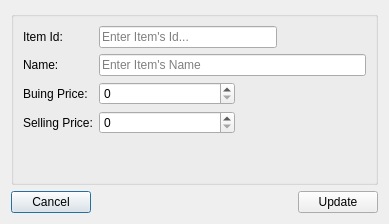
<?xml version="1.0" encoding="UTF-8"?>
<ui version="4.0">
 <class>dlgEdit</class>
 <widget class="QDialog" name="dlgEdit">
  <property name="geometry">
   <rect>
    <x>0</x>
    <y>0</y>
    <width>389</width>
    <height>224</height>
   </rect>
  </property>
  <property name="windowTitle">
   <string>Edit Item</string>
  </property>
  <layout class="QVBoxLayout" name="verticalLayout">
   <item>
    <widget class="QGroupBox" name="formGroupBox">
     <property name="title">
      <string/>
     </property>
     <layout class="QFormLayout" name="formLayout">
      <item row="0" column="0">
       <widget class="QLabel" name="label">
        <property name="text">
         <string>Item Id:</string>
        </property>
       </widget>
      </item>
      <item row="0" column="1">
       <widget class="QLineEdit" name="lineEdit">
        <property name="maximumSize">
         <size>
          <width>178</width>
          <height>16777215</height>
         </size>
        </property>
        <property name="placeholderText">
         <string>Enter Item's Id...</string>
        </property>
       </widget>
      </item>
      <item row="1" column="0">
       <widget class="QLabel" name="label_2">
        <property name="text">
         <string>Name:</string>
        </property>
       </widget>
      </item>
      <item row="1" column="1">
       <widget class="QLineEdit" name="lineEdit_2">
        <property name="placeholderText">
         <string>Enter Item's Name</string>
        </property>
       </widget>
      </item>
      <item row="2" column="0">
       <widget class="QLabel" name="label_3">
        <property name="text">
         <string>Buing Price:</string>
        </property>
       </widget>
      </item>
      <item row="2" column="1">
       <widget class="QSpinBox" name="spinBox">
        <property name="maximumSize">
         <size>
          <width>136</width>
          <height>16777215</height>
         </size>
        </property>
       </widget>
      </item>
      <item row="3" column="0">
       <widget class="QLabel" name="label_4">
        <property name="text">
         <string>Selling Price:</string>
        </property>
       </widget>
      </item>
      <item row="3" column="1">
       <widget class="QSpinBox" name="spinBox_2">
        <property name="maximumSize">
         <size>
          <width>136</width>
          <height>16777215</height>
         </size>
        </property>
       </widget>
      </item>
      <item row="4" column="0" colspan="2">
       <spacer name="verticalSpacer">
        <property name="orientation">
         <enum>Qt::Vertical</enum>
        </property>
        <property name="sizeHint" stdset="0">
         <size>
          <width>20</width>
          <height>40</height>
         </size>
        </property>
       </spacer>
      </item>
     </layout>
    </widget>
   </item>
   <item>
    <layout class="QHBoxLayout" name="horizontalLayout">
     <item>
      <widget class="QPushButton" name="pushButton">
       <property name="text">
        <string>Cancel</string>
       </property>
       <property name="icon">
        <iconset resource="../stock_manager.qrc">
         <normaloff>:/icons/cross.svg</normaloff>:/icons/cross.svg</iconset>
       </property>
      </widget>
     </item>
     <item>
      <spacer name="horizontalSpacer">
       <property name="orientation">
        <enum>Qt::Horizontal</enum>
       </property>
       <property name="sizeHint" stdset="0">
        <size>
         <width>40</width>
         <height>20</height>
        </size>
       </property>
      </spacer>
     </item>
     <item>
      <widget class="QPushButton" name="btnUpdate">
       <property name="text">
        <string>Update</string>
       </property>
       <property name="icon">
        <iconset resource="../stock_manager.qrc">
         <normaloff>:/icons/clockwise.svg</normaloff>:/icons/clockwise.svg</iconset>
       </property>
      </widget>
     </item>
    </layout>
   </item>
  </layout>
 </widget>
 <resources>
  <include location="../stock_manager.qrc"/>
 </resources>
 <connections>
  <connection>
   <sender>pushButton</sender>
   <signal>clicked()</signal>
   <receiver>dlgEdit</receiver>
   <slot>reject()</slot>
   <hints>
    <hint type="sourcelabel">
     <x>72</x>
     <y>206</y>
    </hint>
    <hint type="destinationlabel">
     <x>146</x>
     <y>205</y>
    </hint>
   </hints>
  </connection>
 </connections>
</ui>
